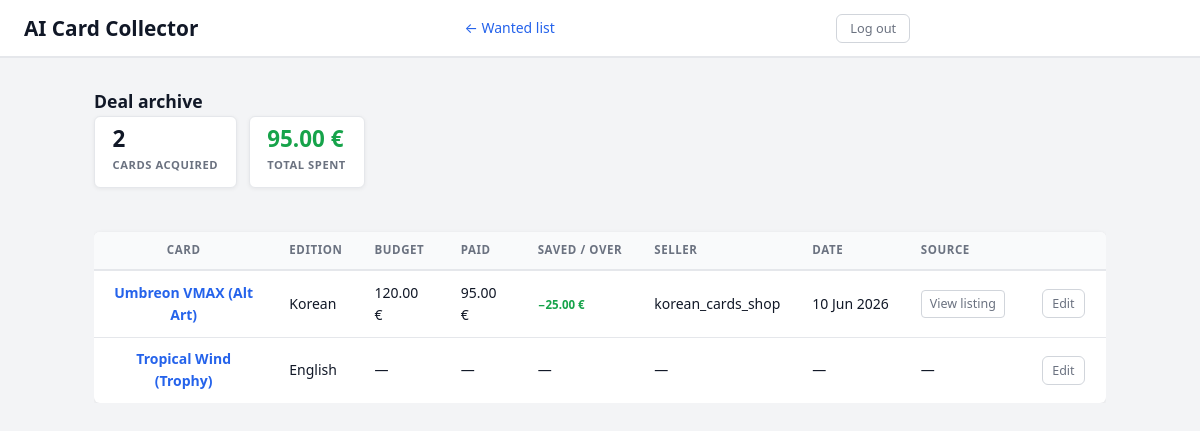
The page /public/deals.php (signed in) on the database its author committed.
### tables this page shows
CREATE TABLE wanted_cards (
    id                  INT UNSIGNED NOT NULL AUTO_INCREMENT,
    user_id             INT UNSIGNED NOT NULL,
    name                VARCHAR(255) NOT NULL,
    api_card_id         VARCHAR(50)  DEFAULT NULL,
    language            VARCHAR(100) NOT NULL,
    country             VARCHAR(100) DEFAULT NULL,
    target_price        DECIMAL(10,2) DEFAULT NULL,
    current_offer_price DECIMAL(10,2) DEFAULT NULL,
    purchase_price      DECIMAL(10,2) DEFAULT NULL,
    purchased_at        DATE         DEFAULT NULL,
    source_url          VARCHAR(500) DEFAULT NULL,
    seller_name         VARCHAR(255) DEFAULT NULL,
    status              ENUM(
                            'searching',
                            'contacted',
                            'offer_received',
                            'acquired',
                            'abandoned'
                        ) NOT NULL DEFAULT 'searching',
    difficulty_score    INT UNSIGNED NOT NULL DEFAULT 0,
    seller_contact      VARCHAR(255) DEFAULT NULL,
    notes               TEXT DEFAULT NULL,
    created_at          DATETIME NOT NULL DEFAULT CURRENT_TIMESTAMP,
    updated_at          DATETIME DEFAULT NULL ON UPDATE CURRENT_TIMESTAMP,
    PRIMARY KEY (id),
    KEY idx_wanted_cards_user_id (user_id),
    KEY idx_wanted_cards_status (status),
    CONSTRAINT fk_wanted_cards_user
        FOREIGN KEY (user_id) REFERENCES users(id)
        ON DELETE CASCADE
        ON UPDATE CASCADE
);

### src/bootstrap.php (called while the page is built, shortened)
<?php
spl_autoload_register(static function (string $class): void {
    $prefix  = 'App\\';
    $baseDir = __DIR__ . '/';
    $file = $baseDir . str_replace('\\', '/', substr($class, strlen($prefix))) . '.php';
});

### src/Auth/Auth.php (called while the page is built, shortened)
<?php
final class Auth
{
    public static function check(): bool
    {
        return !empty($_SESSION['user_id']);
    }
    public static function user(): ?array
    {
        return [
            'id'    => (int)    $_SESSION['user_id'],
            'email' => (string) $_SESSION['user_email'],
        ];
    }
}

### src/Card/CardRepository.php (called while the page is built, shortened)
<?php declare(strict_types=1);
final class CardRepository
{
    public function listAcquiredForUser(int $userId): array
    {
        $stmt = $this->pdo->prepare(
            'SELECT id, name, api_card_id, language, country,
                    target_price, purchase_price, purchased_at,
                    source_url, seller_name, seller_contact, notes, created_at
             FROM   wanted_cards
             WHERE  user_id = ? AND status = \'acquired\'
             ORDER  BY purchased_at DESC, created_at DESC'
        );
        $stmt->execute([$userId]);
        return $stmt->fetchAll();
    }
}

### public/deals.php (the view, shortened to what this page needs)
<?php
$config = require dirname(__DIR__) . '/config/app.php';
require dirname(__DIR__) . '/src/bootstrap.php';
$user  = Auth::user();
$pdo   = Connection::get($config['db']);
$repo  = new CardRepository($pdo);
$deals = $repo->listAcquiredForUser($user['id']);
$totalSpent = array_sum(array_filter(array_column($deals, 'purchase_price')));
$totalCards = count($deals);
$appName   = htmlspecialchars($config['name'], ENT_QUOTES, 'UTF-8');
function e(string $value): string
{
    return htmlspecialchars($value, ENT_QUOTES, 'UTF-8');
}
function fmtPrice(?string $v): string
{
    return $v !== null ? number_format((float) $v, 2) . ' €' : '—';
}
function fmtDate(?string $v): string
{
    if ($v === null || $v === '') {
        return '—';
    }
    $ts = strtotime($v);
    return $ts !== false ? date('j M Y', $ts) : e($v);
}
?><!DOCTYPE html>
<html lang="en">
<head>
    <link rel="stylesheet" href="assets/style.css?v=3">
</head>
<body>
    <header>
        <h1><?= $appName ?></h1>
        <p>
            <a href="index.php">&larr; Wanted list</a>
            <form method="post" action="logout.php" style="display:inline">
                <button type="submit">Log out</button>
            </form>
        </p>
    </header>
    <main>
        <div class="list-header">
            <h2>Deal archive</h2>
        </div>
        <?php if ($totalCards === 0): ?>
            <p>No acquired cards yet. Once you mark a card as <em>Acquired</em> it will appear here.</p>
        <?php else: ?>
        <div class="deals-summary">
            <div class="summary-chip">
                <span class="sc-num"><?= $totalCards ?></span>
                <span class="sc-label">Cards acquired</span>
            </div>
            <?php if ($totalSpent > 0): ?>
            <div class="summary-chip chip-total">
                <span class="sc-num"><?= number_format($totalSpent, 2) ?> €</span>
                <span class="sc-label">Total spent</span>
            </div>
            <?php endif; ?>
        </div>
        <div style="overflow-x:auto">
        <table class="card-table deals-table">
            <thead>
                <tr>
                    <th>Card</th>
                    <th>Edition</th>
                    <th>Budget</th>
                    <th>Paid</th>
                    <th>Saved / over</th>
                    <th>Seller</th>
                    <th>Date</th>
                    <th>Source</th>
                    <th></th>
                </tr>
            </thead>
            <tbody>
                <?php foreach ($deals as $d): ?>
                <?php
                    $budget  = $d['target_price']   !== null ? (float) $d['target_price']   : null;
                    $paid    = $d['purchase_price']  !== null ? (float) $d['purchase_price']  : null;
                    $diff    = ($budget !== null && $paid !== null) ? $budget - $paid : null;
                ?>
                <tr>
                    <td><?= e($d['name']) ?></td>
                    <td>
                        <?= e($d['language']) ?>
                    </td>
                    <td style="font-variant-numeric:tabular-nums"><?= fmtPrice($d['target_price']) ?></td>
                    <td style="font-variant-numeric:tabular-nums"><?= fmtPrice($d['purchase_price']) ?></td>
                    <td>
                        <?php if ($diff !== null): ?>
                            <?php if ($diff > 0): ?>
                                <span class="saving-badge">−<?= number_format($diff, 2) ?> €</span>
                            <?php elseif ($diff < 0): ?>
                                <span class="overpaid-badge">+<?= number_format(abs($diff), 2) ?> € over</span>
                            <?php else: ?>
                                <span style="color:#6b7280; font-size:.78rem">on budget</span>
                            <?php endif; ?>
                        <?php else: ?>
                            —
                        <?php endif; ?>
                    </td>
                    <td><?= $d['seller_name'] ? e($d['seller_name']) : ($d['seller_contact'] ? e($d['seller_contact']) : '—') ?></td>
                    <td style="white-space:nowrap"><?= fmtDate($d['purchased_at']) ?></td>
                    <td>
                        <?php if ($d['source_url']): ?>
                            <a class="src-link" href="<?= e($d['source_url']) ?>" target="_blank" rel="noopener" title="<?= e($d['source_url']) ?>">View listing</a>
                        <?php else: ?>
                            —
                        <?php endif; ?>
                    </td>
                    <td><a href="card-edit.php?id=<?= (int) $d['id'] ?>">Edit</a></td>
                </tr>
                <?php endforeach; ?>
            </tbody>
        </table>
        </div>
        <?php endif; ?>
    </main>
</body>
</html>

### public/assets/style.css (style rules this page uses)
*, *::before, *::after { box-sizing: border-box; }
:root { --bg: #f3f4f6; --surface: #ffffff; --border: #e5e7eb; --border-md: #d1d5db; --text: #111827; --text-muted: #6b7280; --primary: #2563eb; --primary-h: #1d4ed8; --danger: #dc2626; --danger-h: #b91c1c; --radius: 6px; --shadow: 0 1px 4px rgba(0, 0, 0, .08); }
html { font-size: 16px; }
body { font-family: system-ui, -apple-system, "Segoe UI", Roboto, sans-serif; line-height: 1.6; color: var(--text); background: var(--bg); margin: 0; padding: 0; }
h1, h2, h3 { line-height: 1.25; margin: 0 0 .75rem; }
h1 { font-size: 1.3rem; font-weight: 700; }
h2 { font-size: 1.1rem; font-weight: 600; }
p { margin: 0 0 .75rem; }
a { color: var(--primary); text-decoration: none; }
header { background: var(--surface); border-bottom: 2px solid var(--border); padding: .85rem 1.5rem; display: flex; justify-content: space-between; align-items: center; flex-wrap: wrap; gap: .5rem; }
header h1 { margin: 0; }
header > p { margin: 0; display: flex; align-items: center; gap: .75rem; font-size: .875rem; color: var(--text-muted); }
main { max-width: 1060px; margin: 0 auto; padding: 2rem 1.5rem; }
button[type="submit"] { cursor: pointer; font-family: inherit; font-size: .9rem; font-weight: 600; padding: .55rem 1.35rem; border: 1px solid transparent; border-radius: var(--radius); background: var(--primary); color: #fff; transition: background .15s; }
header button[type="submit"] { padding: .28rem .8rem; font-size: .8rem; font-weight: 500; background: transparent; color: var(--text-muted); border: 1px solid var(--border-md); }
.card-table { width: 100%; border-collapse: collapse; font-size: .875rem; background: var(--surface); border-radius: var(--radius); overflow: hidden; box-shadow: var(--shadow); margin-top: 1.25rem; }
.card-table th { background: #f9fafb; border-bottom: 2px solid var(--border); padding: .6rem 1rem; text-align: left; font-size: .72rem; font-weight: 700; text-transform: uppercase; letter-spacing: .05em; color: var(--text-muted); white-space: nowrap; }
.card-table td { padding: .65rem 1rem; border-bottom: 1px solid var(--border); vertical-align: middle; }
.card-table tr:last-child td { border-bottom: none; }
.card-table td:first-child { font-weight: 700; font-variant-numeric: tabular-nums; color: var(--primary); text-align: center; }
.card-table th:first-child { text-align: center; }
.card-table td:last-child { white-space: nowrap; }
.card-table a { display: inline-block; font-size: .78rem; padding: .22rem .6rem; border: 1px solid var(--border-md); border-radius: var(--radius); color: var(--text-muted); margin-right: .3rem; transition: border-color .12s, color .12s; }
.list-header { display: flex; align-items: center; justify-content: space-between; gap: 1rem; margin-bottom: .25rem; }
.list-header h2 { margin: 0; }

### public/deals.php (style rules this page uses)
.deals-summary { display: flex; flex-wrap: wrap; gap: .75rem; margin-bottom: 1.5rem; }
.summary-chip { background: #fff; border: 1px solid #e5e7eb; border-radius: 6px; padding: .6rem 1.1rem; box-shadow: 0 1px 4px rgba(0,0,0,.06); }
.summary-chip .sc-num { font-size: 1.4rem; font-weight: 700; color: #111827; display: block; line-height: 1.1; }
.summary-chip .sc-label { font-size: .7rem; font-weight: 600; text-transform: uppercase; letter-spacing: .05em; color: #6b7280; }
.summary-chip.chip-total .sc-num { color: #16a34a; }
.deals-table a.src-link { font-size: .78rem; padding: .18rem .5rem; border: 1px solid #d1d5db; border-radius: 4px; color: #6b7280; display: inline-block; max-width: 140px; overflow: hidden; text-overflow: ellipsis; white-space: nowrap; vertical-align: middle; }
.saving-badge { font-size: .72rem; color: #16a34a; font-weight: 600; white-space: nowrap; }

### rows shown on the page
wanted_cards: name "Umbreon VMAX (Alt Art)", language "Korean", target_price "120.00 €", purchase_price "95.00 €", diff "25.00", seller_name "korean_cards_shop", purchased_at "10 Jun 2026"
wanted_cards: name "Tropical Wind (Trophy)", language "English", target_price "—", purchase_price "—", purchased_at "—"

### other values the page prints
$appName "AI Card Collector"
$totalCards "2"
$totalSpent "95.00"
